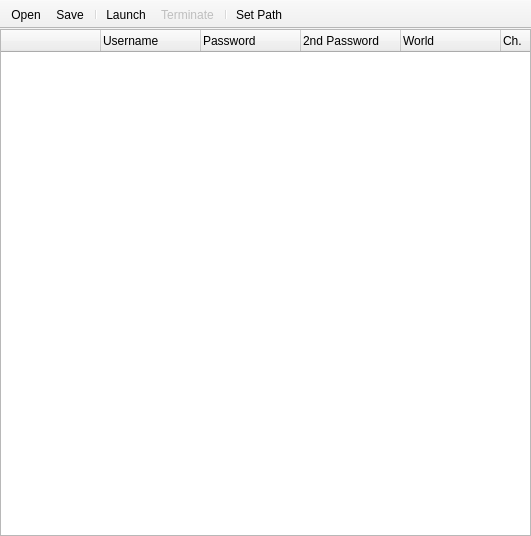
<?xml version="1.0" encoding="UTF-8"?>
<ui version="4.0">
 <class>MainFormClass</class>
 <widget class="QMainWindow" name="MainFormClass">
  <property name="geometry">
   <rect>
    <x>0</x>
    <y>0</y>
    <width>531</width>
    <height>536</height>
   </rect>
  </property>
  <property name="windowTitle">
   <string>FunnyMapleManager</string>
  </property>
  <property name="windowIcon">
   <iconset resource="FunnyMapleManager.qrc">
    <normaloff>:/FunnyMapleManager/Resources/Penguin_1.png</normaloff>:/FunnyMapleManager/Resources/Penguin_1.png</iconset>
  </property>
  <property name="styleSheet">
   <string notr="true">QMainWindow
{
background:white;
}

QStatusBar
{
background:white;
border-top:1px solid gray;
}

QTabWidget::pane
{
background:white;
border:1px solid gray;
}

QTabWidget#tabwMain::pane
{
background:white;
border:none;
border-top:1px solid gray;
}

QGroupBox
{
border:1px solid gray;
margin-top:5px;
}

QGroupBox::title
{
color:blue;
top:-7px;
left:5px;
}

QCheckBox:checked
{
color:green;
}</string>
  </property>
  <widget class="QWidget" name="centralWidget">
   <layout class="QGridLayout" name="gridLayout">
    <property name="margin">
     <number>0</number>
    </property>
    <property name="spacing">
     <number>0</number>
    </property>
    <item row="0" column="0" colspan="2">
     <widget class="QTreeWidget" name="treeWidgetAccountList">
      <property name="contextMenuPolicy">
       <enum>Qt::ActionsContextMenu</enum>
      </property>
      <property name="horizontalScrollBarPolicy">
       <enum>Qt::ScrollBarAlwaysOff</enum>
      </property>
      <property name="indentation">
       <number>0</number>
      </property>
      <property name="uniformRowHeights">
       <bool>true</bool>
      </property>
      <column>
       <property name="text">
        <string>　</string>
       </property>
      </column>
      <column>
       <property name="text">
        <string>Username</string>
       </property>
      </column>
      <column>
       <property name="text">
        <string>Password</string>
       </property>
      </column>
      <column>
       <property name="text">
        <string>2nd Password</string>
       </property>
      </column>
      <column>
       <property name="text">
        <string>World</string>
       </property>
      </column>
      <column>
       <property name="text">
        <string>Ch.</string>
       </property>
      </column>
      <column>
       <property name="text">
        <string>Char.</string>
       </property>
      </column>
     </widget>
    </item>
   </layout>
  </widget>
  <widget class="QToolBar" name="toolBar">
   <property name="contextMenuPolicy">
    <enum>Qt::PreventContextMenu</enum>
   </property>
   <property name="movable">
    <bool>false</bool>
   </property>
   <property name="iconSize">
    <size>
     <width>16</width>
     <height>16</height>
    </size>
   </property>
   <property name="toolButtonStyle">
    <enum>Qt::ToolButtonTextBesideIcon</enum>
   </property>
   <attribute name="toolBarArea">
    <enum>TopToolBarArea</enum>
   </attribute>
   <attribute name="toolBarBreak">
    <bool>false</bool>
   </attribute>
   <addaction name="actionOpenSetting"/>
   <addaction name="actionSaveSetting"/>
   <addaction name="separator"/>
   <addaction name="actionLaunchProcess"/>
   <addaction name="actionTerminateProcess"/>
   <addaction name="separator"/>
   <addaction name="actionSetPath"/>
  </widget>
  <action name="actionSetPath">
   <property name="icon">
    <iconset resource="FunnyMapleManager.qrc">
     <normaloff>:/FunnyMapleManager/Resources/MapleStory.png</normaloff>:/FunnyMapleManager/Resources/MapleStory.png</iconset>
   </property>
   <property name="text">
    <string>Set Path</string>
   </property>
  </action>
  <action name="actionLaunchProcess">
   <property name="icon">
    <iconset resource="FunnyMapleManager.qrc">
     <normaloff>:/FunnyMapleManager/Resources/play.png</normaloff>:/FunnyMapleManager/Resources/play.png</iconset>
   </property>
   <property name="text">
    <string>Launch</string>
   </property>
  </action>
  <action name="actionTerminateProcess">
   <property name="enabled">
    <bool>false</bool>
   </property>
   <property name="icon">
    <iconset resource="FunnyMapleManager.qrc">
     <normaloff>:/FunnyMapleManager/Resources/close_delete_2.png</normaloff>:/FunnyMapleManager/Resources/close_delete_2.png</iconset>
   </property>
   <property name="text">
    <string>Terminate</string>
   </property>
  </action>
  <action name="actionAddToAccountList">
   <property name="text">
    <string>Add</string>
   </property>
  </action>
  <action name="actionDeleteFromAccountList">
   <property name="text">
    <string>Delete</string>
   </property>
  </action>
  <action name="actionSaveSetting">
   <property name="icon">
    <iconset resource="FunnyMapleManager.qrc">
     <normaloff>:/FunnyMapleManager/Resources/save_as.png</normaloff>:/FunnyMapleManager/Resources/save_as.png</iconset>
   </property>
   <property name="text">
    <string>Save</string>
   </property>
  </action>
  <action name="actionOpenSetting">
   <property name="icon">
    <iconset resource="FunnyMapleManager.qrc">
     <normaloff>:/FunnyMapleManager/Resources/folder.png</normaloff>:/FunnyMapleManager/Resources/folder.png</iconset>
   </property>
   <property name="text">
    <string>Open</string>
   </property>
  </action>
 </widget>
 <layoutdefault spacing="6" margin="11"/>
 <resources>
  <include location="FunnyMapleManager.qrc"/>
 </resources>
 <connections>
  <connection>
   <sender>actionSetPath</sender>
   <signal>triggered()</signal>
   <receiver>MainFormClass</receiver>
   <slot>Action_Triggered()</slot>
   <hints>
    <hint type="sourcelabel">
     <x>-1</x>
     <y>-1</y>
    </hint>
    <hint type="destinationlabel">
     <x>397</x>
     <y>306</y>
    </hint>
   </hints>
  </connection>
  <connection>
   <sender>actionLaunchProcess</sender>
   <signal>triggered()</signal>
   <receiver>MainFormClass</receiver>
   <slot>Action_Triggered()</slot>
   <hints>
    <hint type="sourcelabel">
     <x>-1</x>
     <y>-1</y>
    </hint>
    <hint type="destinationlabel">
     <x>397</x>
     <y>306</y>
    </hint>
   </hints>
  </connection>
  <connection>
   <sender>actionTerminateProcess</sender>
   <signal>triggered()</signal>
   <receiver>MainFormClass</receiver>
   <slot>Action_Triggered()</slot>
   <hints>
    <hint type="sourcelabel">
     <x>-1</x>
     <y>-1</y>
    </hint>
    <hint type="destinationlabel">
     <x>397</x>
     <y>306</y>
    </hint>
   </hints>
  </connection>
  <connection>
   <sender>actionAddToAccountList</sender>
   <signal>triggered()</signal>
   <receiver>MainFormClass</receiver>
   <slot>Action_Triggered()</slot>
   <hints>
    <hint type="sourcelabel">
     <x>-1</x>
     <y>-1</y>
    </hint>
    <hint type="destinationlabel">
     <x>339</x>
     <y>272</y>
    </hint>
   </hints>
  </connection>
  <connection>
   <sender>actionDeleteFromAccountList</sender>
   <signal>triggered()</signal>
   <receiver>MainFormClass</receiver>
   <slot>Action_Triggered()</slot>
   <hints>
    <hint type="sourcelabel">
     <x>-1</x>
     <y>-1</y>
    </hint>
    <hint type="destinationlabel">
     <x>339</x>
     <y>272</y>
    </hint>
   </hints>
  </connection>
  <connection>
   <sender>actionOpenSetting</sender>
   <signal>triggered()</signal>
   <receiver>MainFormClass</receiver>
   <slot>Action_Triggered()</slot>
   <hints>
    <hint type="sourcelabel">
     <x>-1</x>
     <y>-1</y>
    </hint>
    <hint type="destinationlabel">
     <x>257</x>
     <y>267</y>
    </hint>
   </hints>
  </connection>
  <connection>
   <sender>actionSaveSetting</sender>
   <signal>triggered()</signal>
   <receiver>MainFormClass</receiver>
   <slot>Action_Triggered()</slot>
   <hints>
    <hint type="sourcelabel">
     <x>-1</x>
     <y>-1</y>
    </hint>
    <hint type="destinationlabel">
     <x>257</x>
     <y>267</y>
    </hint>
   </hints>
  </connection>
 </connections>
 <slots>
  <slot>Action_Triggered()</slot>
 </slots>
</ui>
